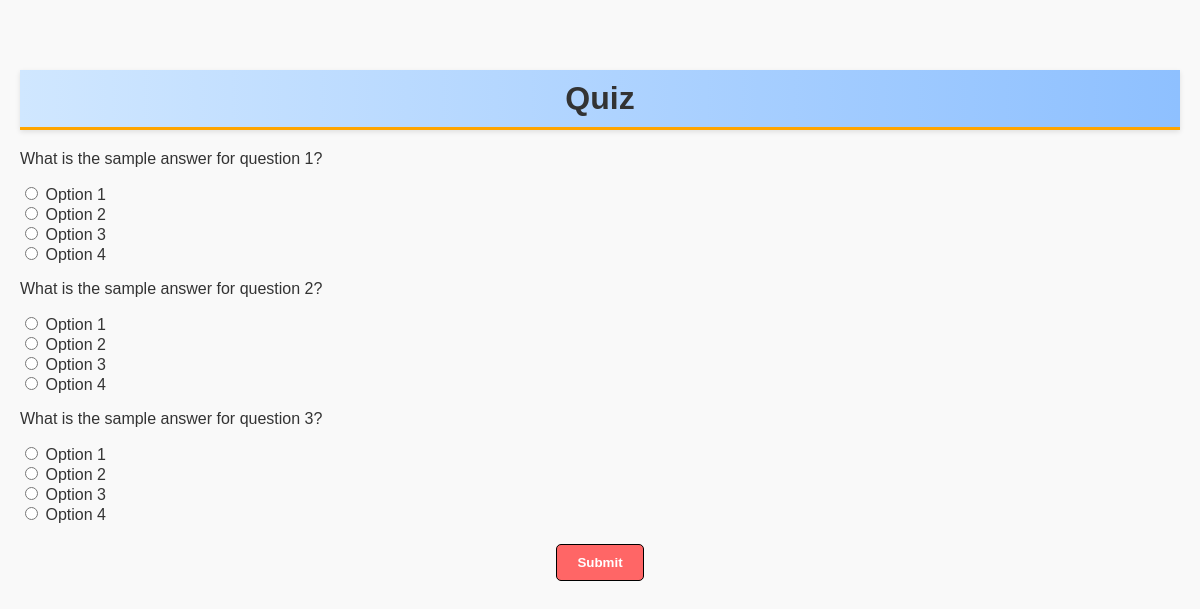
Screenshot of /quiz/2 with the database file from the repository.
### Performance_Analyser/quiz_management_system/models.py (models this page shows)
class Question(db.Model):
    id = db.Column(db.Integer, primary_key=True)
    chapter_id = db.Column(db.Integer)
    quiz_id = db.Column(db.Integer)
    question_title = db.Column(db.String(100), nullable=False)
    question_statement = db.Column(db.String(500))
    option1 = db.Column(db.String(150))
    option2 = db.Column(db.String(150))
    option3 = db.Column(db.String(150))
    option4 = db.Column(db.String(150))
    correct_answer = db.Column(db.Integer, nullable=False)

### Performance_Analyser/quiz_management_system/app.py (the view)
@app.route('/quiz/<int:quiz_id>', methods=['GET'])
@flask_profiler.profile()
def quiz(quiz_id):
    questions = Question.query.filter_by(quiz_id=quiz_id).all()
    return render_template('quiz.html', questions=questions, quiz_id=quiz_id)

### Performance_Analyser/quiz_management_system/templates/quiz.html (shortened to what this page needs)
<!DOCTYPE html>
<html lang="en">
<head>
    <head>
    </head>
</head>
<body>
    <header>
        <h1>Quiz</h1>
    </header>
    <form action="{{ url_for('submit_quiz', quiz_id=quiz_id) }}" method="POST">
        {% for question in questions %}
            <div>
                <p>{{ question.question_statement }}</p>
                <input type="radio" name="{{ question.id }}" value="1"> {{ question.option1 }}<br>
                <input type="radio" name="{{ question.id }}" value="2"> {{ question.option2 }}<br>
                <input type="radio" name="{{ question.id }}" value="3"> {{ question.option3 }}<br>
                <input type="radio" name="{{ question.id }}" value="4"> {{ question.option4 }}<br>
            </div>
        {% endfor %}
        <button type="submit">Submit</button>
    </form>
</body>
</html>

### Performance_Analyser/quiz_management_system/templates/quiz.html (style rules this page uses)
body { font-family: 'Comic Sans MS', cursive, sans-serif; background-color: #f9f9f9; margin: 0; padding-top: 70px; padding-left: 20px; padding-right: 20px; color: #333; }
h1 { text-align: center; background: linear-gradient(90deg, #d0e7ff, #8ec0ff); padding: 10px; border-bottom: 3px solid #ffa500; box-shadow: 0 2px 5px rgba(0,0,0,0.1); margin: 0 0 20px 0; }
button { display: block; margin: 20px auto; padding: 10px 20px; border: 1px solid #000; border-radius: 5px; background-color: #ff6666; color: #fff; font-weight: bold; cursor: pointer; transition: background-color 0.3s; }

### rows the page displays
Question: question_statement "What is the sample answer for question 1?", option1 "Option 1", option2 "Option 2", option3 "Option 3", option4 "Option 4"
Question: question_statement "What is the sample answer for question 2?", option1 "Option 1", option2 "Option 2", option3 "Option 3", option4 "Option 4"
Question: question_statement "What is the sample answer for question 3?", option1 "Option 1", option2 "Option 2", option3 "Option 3", option4 "Option 4"
